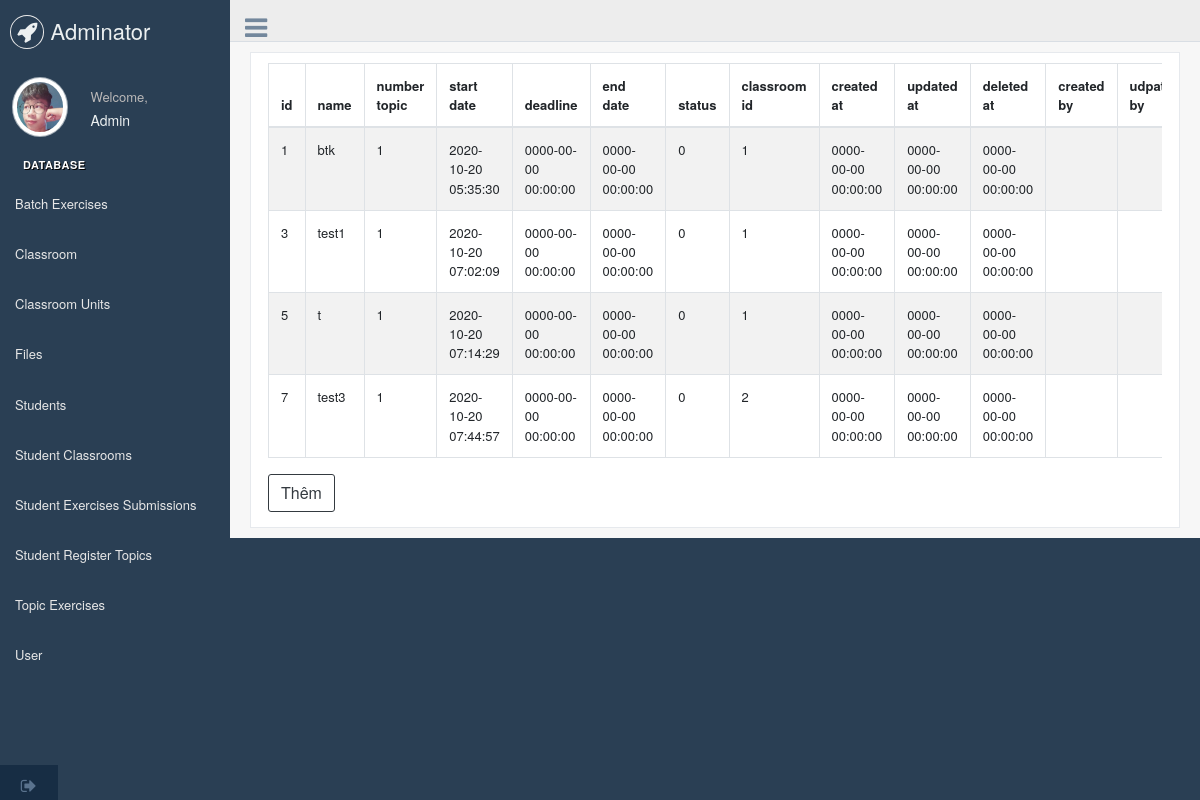
/InsideSite/manageDatabase.php (signed in), run on the app's committed database.
### tables this page shows
CREATE TABLE `batch_exercises` (
  `id` bigint(20) NOT NULL,
  `name` varchar(255) NOT NULL,
  `content` text NOT NULL,
  `number_topic` int(11) NOT NULL,
  `start_date` timestamp NOT NULL DEFAULT CURRENT_TIMESTAMP ON UPDATE CURRENT_TIMESTAMP,
  `deadline` timestamp NOT NULL DEFAULT '0000-00-00 00:00:00',
  `end_date` timestamp NOT NULL DEFAULT '0000-00-00 00:00:00',
  `status` int(11) NOT NULL,
  `type` int(11) NOT NULL,
  `file_id` bigint(20) DEFAULT NULL,
  `classroom_id` int(11) NOT NULL,
  `created_by` bigint(20) DEFAULT NULL,
  `created_at` timestamp NOT NULL DEFAULT '0000-00-00 00:00:00',
  `updated_by` bigint(20) DEFAULT NULL,
  `updated_at` timestamp NOT NULL DEFAULT '0000-00-00 00:00:00',
  `deleted_by` bigint(20) DEFAULT NULL,
  `deleted_at` timestamp NOT NULL DEFAULT '0000-00-00 00:00:00'
);

### InsideSite/displayDB/batch_exercises.php (the view, shortened to what this page needs)
<?php
	if(isset($_GET['edit'])){
		$sql = "select * from batch_exercises
				where id = '".$_GET['edit']."'";
		$stmt = $conn->prepare($sql);
		$stmt->execute();
		$profile=$stmt->fetch(PDO::FETCH_ASSOC);
		include_once 'editDB/batch_exercises_editDP.php';
		include_once 'editDB/batch_exercises_editDB.php';
		if(isset($error))
	    {
	      	foreach($error as $err)
	      	{
	          	?>
              	<div class="container body">
                  	<div class="main_container">
                      	<div class="right_col" role="main">
                        	<div class="alert alert-danger">
                            <i class="fa fa-warning"></i> &nbsp; <?php echo $err; ?>
                        	</div>
                      	</div>
                  	</div>
              	</div>
	          	<?php
	      	}
	  	}
	}
	else{
?>
  <body class="nav-md">
    <div class="container body">
      <div class="main_container">
        <div class="right_col" role="main">
          <div class="row">
            <div class="col-md-12 col-sm-12 ">
              <div class="x_panel">
                <div class="row">
                  <div class="col-sm-12">
                    <div class="card-box table-responsive">
                    <table id="datatable" class="table table-striped table-bordered" style="width:100%">
                      <thead>
                        <tr>
                          	<th>id</th>
							<th>name</th>
							<th>number topic</th>
							<th>start date</th>
							<th>deadline</th>
							<th>end date</th>
							<th>status</th>
							<th>classroom id</th>
							<th>created at</th>
							<th>updated at</th>
							<th>deleted at</th>
							<th>created by</th>
							<th>udpated by</th>
                        </tr>
                      </thead>
                      <tbody>
<?php
	$sql = "select * from batch_exercises";
	$stmt = $conn->prepare($sql);
	$stmt->execute();
	while($row=$stmt->fetch(PDO::FETCH_ASSOC)){
		echo '<tr><td>'.$row['id'].'</td>';
		echo '<td>'.$row['name'].'</td>';
		echo '<td>'.$row['number_topic'].'</td>';
		echo '<td>'.$row['start_date'].'</td>';
		echo '<td>'.$row['deadline'].'</td>';
		echo '<td>'.$row['end_date'].'</td>';
		echo '<td>'.$row['status'].'</td>';
		echo '<td>'.$row['classroom_id'].'</td>';
		echo '<td>'.$row['created_at'].'</td>';
		echo '<td>'.$row['updated_at'].'</td>';
		echo '<td>'.$row['deleted_at'].'</td>';
		echo '<td>'.$row['created_by'].'</td>';
		echo '<td>'.$row['updated_by'].'</td>';
?>
		</tr>
<?php
	}
?>
                      </tbody>
					</table>
					<a href="manageDatabase.php?page=batch_exercises&&insert" class="btn btn-outline-dark" >Thêm</a>
                    </div>
                  </div>
                </div>
              </div>
            </div>
          </div>
        </div>
      </div>
	</div>
  </body>
<?php
	}
?>

### InsideSite/manageDatabase.php (shortened to what this page needs)
<?php
if(isset($_SESSION['id'])){
    require_once "progress/dbConnect.php";
?>
<!DOCTYPE html>
<html lang="en">
  <head>
    <link href="css/bootstrap.min.css" rel="stylesheet">
    <link href="css/font-awesome.min.css" rel="stylesheet">
    <link href="css/cssdb/custom.min.css" rel="stylesheet">
  </head>
  <body class="nav-md">
    <div class="container body">
      <div class="main_container">
            <div class="top_nav">
                <div class="nav_menu">
                    <div class="nav toggle">
                        <a id="menu_toggle"><i class="fa fa-bars"></i></a>
                    </div>
                </div>
            </div>
        <div class="col-md-3 left_col">
          <div class="left_col scroll-view">
            <div class="navbar nav_title" style="border: 0;">
              <a href="index.html" class="site_title"><i class="fa fa-rocket"></i> <span>Adminator</span></a>
            </div>
            <div class="profile clearfix">
              <div class="profile_pic">
                <img src="img/imgdb/ntluon.jpg" alt="..." class="img-circle profile_img">
              </div>
              <div class="profile_info">
                <span>Welcome,</span>
                <h2>Admin</h2>
              </div>
            </div>
            <br />
            <div id="sidebar-menu" class="main_menu_side hidden-print main_menu">
              <div class="menu_section">
                <h3>Database</h3>
                <ul class="nav side-menu">
                    <li><a href="manageDatabase.php?page=batch_exercises">Batch Exercises</a></li>
                    <li><a href="manageDatabase.php?page=class_rooms">Classroom</a></li>
                    <li><a href="manageDatabase.php?page=classroom_units">Classroom Units</a></li>
                    <li><a href="manageDatabase.php?page=files">Files</a></li>
                    <li><a href="manageDatabase.php?page=students">Students</a></li>
                    <li><a href="manageDatabase.php?page=student_classrooms">Student Classrooms</a></li>
                    <li><a href="manageDatabase.php?page=student_exercises_submissions">Student Exercises Submissions</a></li>
                    <li><a href="manageDatabase.php?page=student_register_topics">Student Register Topics</a></li>
                    <li><a href="manageDatabase.php?page=topic_exercises">Topic Exercises</a></li>
                    <li><a href="manageDatabase.php?page=user_">User</a></li>
                </ul>
              </div>
            </div>
            <div class="sidebar-footer hidden-small">
              <a data-toggle="tooltip" data-placement="top" title="Logout" href="loginAdmin.php">
                <span class="fa fa-sign-out" aria-hidden="true"></span>
              </a>
            </div>
          </div>
        </div>
        <?php
        $page = $_GET['page']??'batch_exercises';
        switch ($page)
        {
            case 'batch_exercises':
                include_once 'displayDB/batch_exercises.php';
                break;
        }
        ?>
    </div>
</body>
</html>
<?php
}
else{
   header("location:loginAdmin.php");
}
?>

### data on the page
batch_exercises: id "1", name "btk", number_topic "1", start_date "2020-10-20 05:35:30", deadline "0000-00-00 00:00:00", end_date "0000-00-00 00:00:00", status "0", classroom "1", created_at "0000-00-00 00:00:00", updated_at "0000-00-00 00:00:00", deleted_at "0000-00-00 00:00:00"
batch_exercises: id "3", name "test1", number_topic "1", start_date "2020-10-20 07:02:09", deadline "0000-00-00 00:00:00", end_date "0000-00-00 00:00:00", status "0", classroom "1", created_at "0000-00-00 00:00:00", updated_at "0000-00-00 00:00:00", deleted_at "0000-00-00 00:00:00"
batch_exercises: id "5", name "t", number_topic "1", start_date "2020-10-20 07:14:29", deadline "0000-00-00 00:00:00", end_date "0000-00-00 00:00:00", status "0", classroom "1", created_at "0000-00-00 00:00:00", updated_at "0000-00-00 00:00:00", deleted_at "0000-00-00 00:00:00"
batch_exercises: id "7", name "test3", number_topic "1", start_date "2020-10-20 07:44:57", deadline "0000-00-00 00:00:00", end_date "0000-00-00 00:00:00", status "0", classroom "2", created_at "0000-00-00 00:00:00", updated_at "0000-00-00 00:00:00", deleted_at "0000-00-00 00:00:00"
